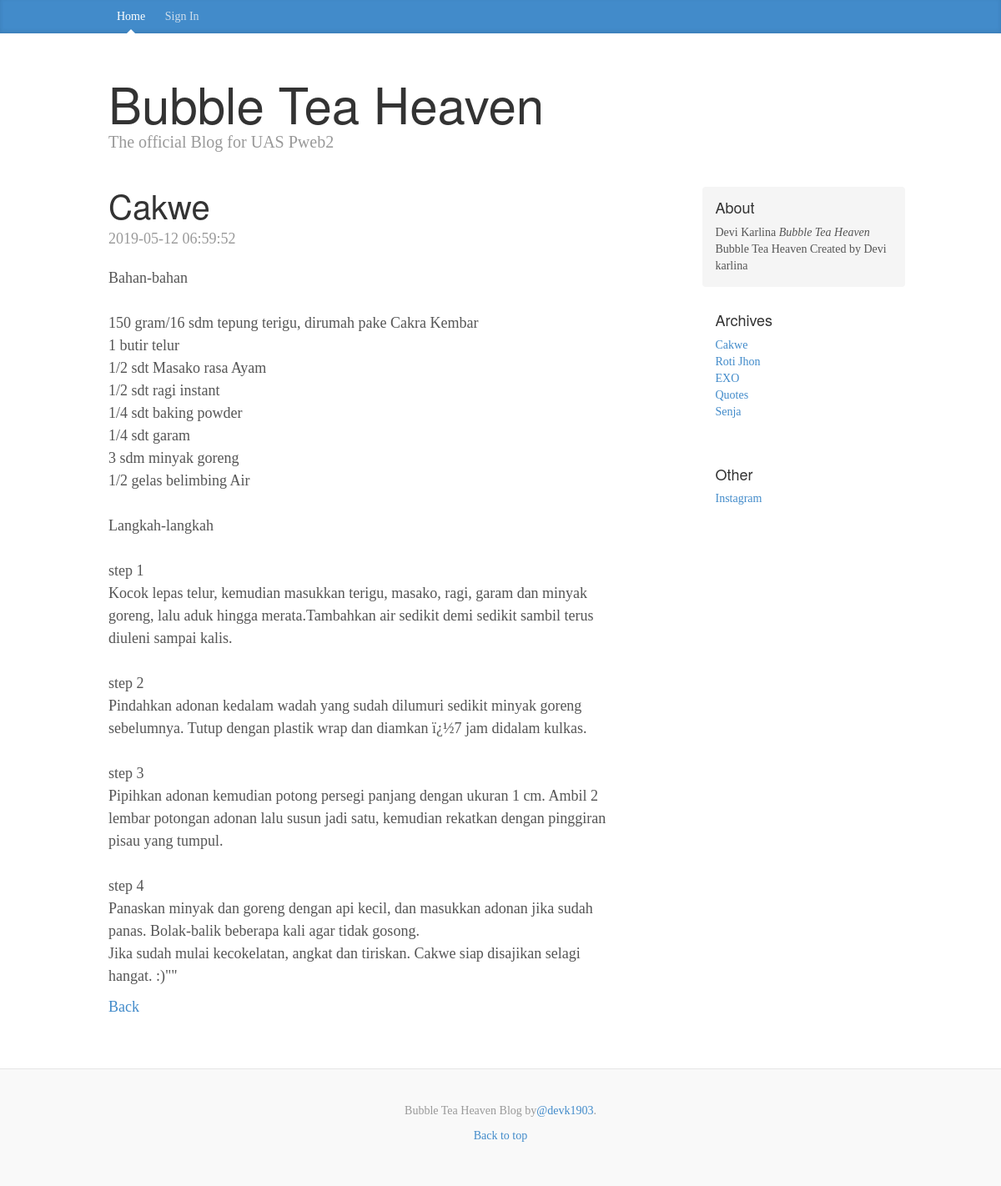
Screenshot of /view.php?id_post=4 with the database file from the repository.
### tables this page shows
CREATE TABLE IF NOT EXISTS `post` (
`id_post` int(11) NOT NULL,
  `title` varchar(50) NOT NULL,
  `isi` text NOT NULL,
  `waktu` timestamp NOT NULL DEFAULT CURRENT_TIMESTAMP ON UPDATE CURRENT_TIMESTAMP
);

### view.php (the view, shortened to what this page needs)
<!DOCTYPE html>
<html lang="en">
  <head>
    <link href="bootstrap.css" rel="stylesheet">
    <link href="blog.css" rel="stylesheet">
  </head>
  <body>
    <div class="blog-masthead">
      <div class="container">
        <nav class="blog-nav">
          <a class="blog-nav-item active" href="index.php">Home</a>
          <a class="blog-nav-item" href="login.php">Sign In</a>
        </nav>
      </div>
    </div>
    <div class="container">
      <div class="blog-header">
        <h1 class="blog-title">Bubble Tea Heaven</h1>
        <p class="lead blog-description">The official Blog for UAS Pweb2</p>
      </div>
      <div class="row">
        <div class="col-sm-8 blog-main">
              <?php
              if(isset($_COOKIE["id"])){
                header('location:home2.php');
              }else{
                include("koneksi.php");
                $id_post = $_GET["id_post"];
                $sql = "SELECT * FROM post WHERE id_post =$id_post";
                $result = $conn->query($sql);
                if ($result) {
                    $row = $result->fetch_assoc();
                      echo "<div class='blog-post'>
                          <h2 class='blog-post-title'>$row[title]</h2>
                          <p class='blog-post-meta'>$row[waktu]</p>
                          <p>$row[isi]</p>
                          <a href='index.php'>Back</a>
                          </div>";
                } else {
                     "0 results";
                }
              }
                ?>
        </div>
        <div class="col-sm-3 col-sm-offset-1 blog-sidebar">
          <div class="sidebar-module sidebar-module-inset">
            <h4>About</h4>
            <p>Devi Karlina <em>Bubble Tea Heaven</em> Bubble Tea Heaven Created by Devi karlina</p>
          </div>
          <div class="sidebar-module">
            <h4>Archives</h4>
            <ol class="list-unstyled">
              <li><a href="view.php?id_post=4">Cakwe</a></li>
              <li><a href="view.php?id_post=5">Roti Jhon</a></li>
              <li><a href="view.php?id_post=6">EXO</a></li>
              <li><a href="view.php?id_post=7">Quotes</a></li>
              <li><a href="view.php?id_post=11">Senja</a></li>
            </ol>
          </div>
          <div class="sidebar-module">
            <h4>Other</h4>
            <ol class="list-unstyled">
              <li><a href="http://www.instagram.com/devk1903">Instagram</a></li>
            </ol>
          </div>
        </div>
      </div>
    </div>
    <div class="blog-footer">
      <p>Bubble Tea Heaven Blog by<a href="http://www.instagram.com/devk1903">@devk1903</a>.</p>
      <p>
        <a href="#">Back to top</a>
      </p>
    </div>
  </body>
</html>

### blog.css (style rules this page uses)
body { font-family: Georgia, "Times New Roman", Times, serif; color: #555; }
h1, .h1, h2, .h2, h3, .h3, h4, .h4, h5, .h5, h6, .h6 { margin-top: 0; font-family: "Helvetica Neue", Helvetica, Arial, sans-serif; font-weight: normal; color: #333; }
@media (min-width: 1200px) { .container { width: 970px; } }
.blog-masthead { background-color: #428bca; box-shadow: inset 0 -2px 5px rgba(0,0,0,.1); }
.blog-nav-item { position: relative; display: inline-block; padding: 10px; font-weight: 500; color: #cdddeb; }
.blog-nav .active { color: #fff; }
.blog-nav .active:after { position: absolute; bottom: 0; left: 50%; width: 0; height: 0; margin-left: -5px; vertical-align: middle; content: " "; border-right: 5px solid transparent; border-bottom: 5px solid; border-left: 5px solid transparent; }
.blog-header { padding-top: 20px; padding-bottom: 20px; }
.blog-title { margin-top: 30px; margin-bottom: 0; font-size: 60px; font-weight: normal; }
.blog-description { font-size: 20px; color: #999; }
.blog-main { font-size: 18px; line-height: 1.5; }
.sidebar-module { padding: 15px; margin: 0 -15px 15px; }
.sidebar-module-inset { padding: 15px; background-color: #f5f5f5; border-radius: 4px; }
.sidebar-module-inset p:last-child, .sidebar-module-inset ul:last-child, .sidebar-module-inset ol:last-child { margin-bottom: 0; }
.blog-post { margin-bottom: 60px; }
.blog-post-title { margin-bottom: 5px; font-size: 40px; }
.blog-post-meta { margin-bottom: 20px; color: #999; }
.blog-footer { padding: 40px 0; color: #999; text-align: center; background-color: #f9f9f9; border-top: 1px solid #e5e5e5; }

### rows the page displays
post: title "Cakwe", waktu "2019-05-12 06:59:52", isi "Bahan-bahan 150 gram/16 sdm tepung terigu, dirumah pake Cakra Kembar 1 butir telur 1/2 sdt Masako rasa Ayam 1/2 sdt ragi instant 1/4 sdt baking powder 1/4 sdt garam 3 sdm minyak goreng 1/2 gelas belimbing Air Langkah-langkah step 1 Kocok lepas telur, kemudian masukkan terigu, masako, ragi, garam dan minyak goreng, lalu aduk hingga merata.Tambahkan air sedikit demi sedikit sambil terus diuleni sampai kalis. step 2 Pindahkan adonan kedalam wadah yang sudah dilumuri sedikit minyak goreng sebelumnya. Tutup dengan plastik wrap dan diamkan ï¿½7 jam didalam kulkas. step 3 Pipihkan adonan kemudian potong persegi panjang dengan ukuran 1 cm. Ambil 2 lembar potongan adonan lalu susun jadi satu,…"
